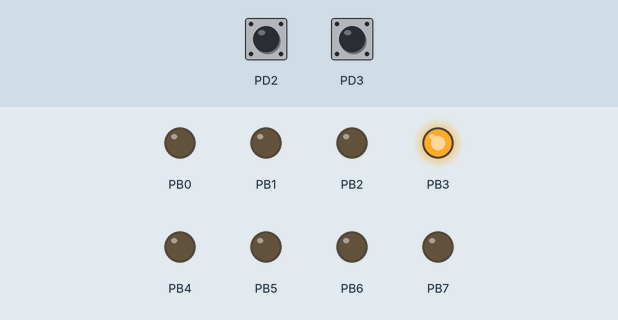
Recording of a program running on a simulated ATmega328P, built with avr-gcc and emulated at 2 MHz (the files do not name the chip). Shown: output pins drawn as LEDs (lit = HIGH). The inputs (shaded band) are chosen by the test bench; at power-on: PD3 HIGH, PD2 HIGH.

Above: at 1.2 s.
1.3 s: PD3 pulled LOW for 0.15 s
At 1.3 s:
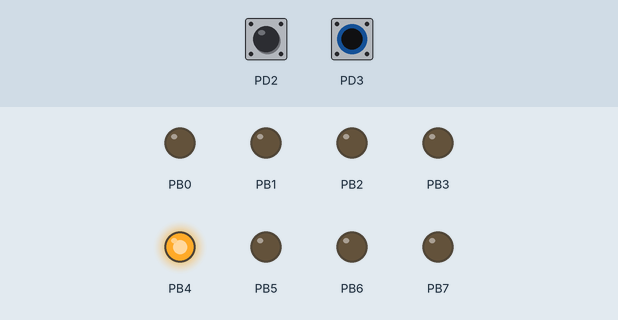
At 7.3 s:
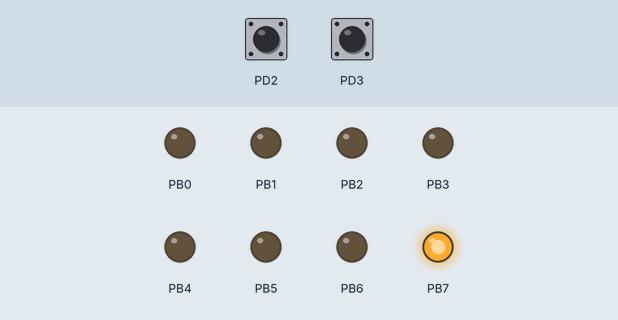
7.4 s: PD3 pulled LOW for 1 s
At 12.7 s:
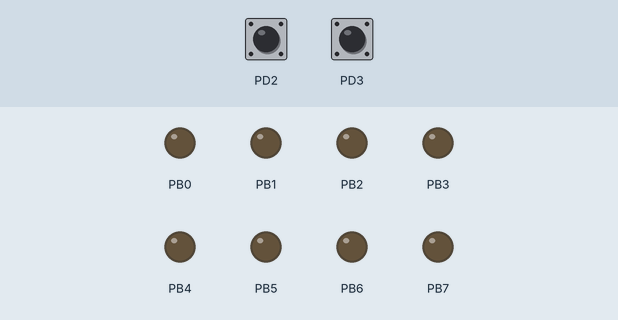
Timing chart, 0 to 14.2 s (numbered marks = the images above; inputs shaded):
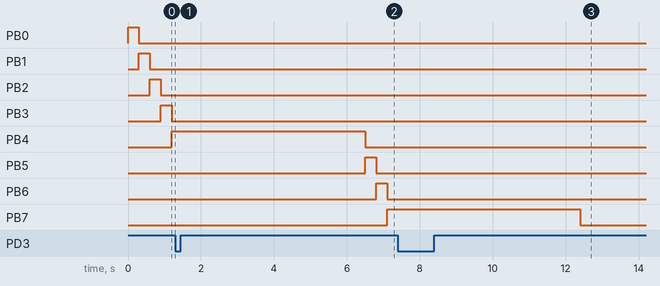

The program:

main.c
```c
#define F_CPU 2000000L
#include <avr/io.h>
#include <util/delay.h>
#include <avr/interrupt.h>

#define SW3 0b00000100 // pause
#define SW2 0b00001000 // resume

//volatile unsigned char d;
unsigned char i;
unsigned char j = 1;

ISR(INT0_vect)
{
  PORTB = (1 << i);
  j = 1;
}

ISR(INT1_vect)
{
  PORTB = (1 << i);
  _delay_ms(5000);
  j = 0;
}

int main(void)
{
  DDRB = 0xFF; // Set PORTB for output

  DDRD = 0x00;        // set PORTD for input
  PORTD = 0b00000100; // pause PD2 INT0
  PORTD = 0b00001000; // resume PD3 INT1

  EIMSK = 0b00000011; // External Interrupt Mask Register
  EICRA = 0b00001010; // External Interrupt Control Register
  sei();

  while (1)
  {
    if (j)
    {
      for (i = 0; i <= 7; i++)
      {
        PORTB = (1 << i); // LEDs blinking left to right
        _delay_ms(300);
      }
    }
    else
    {
      PORTB = (1 << i);
    }
  }
}
```

Measured:
- after the input at 1.3 s, PB0–3: stops changing and stays LOW
- after the input at 7.4 s, PB7: HIGH → LOW after 5.0 s instead of 0.00 s
